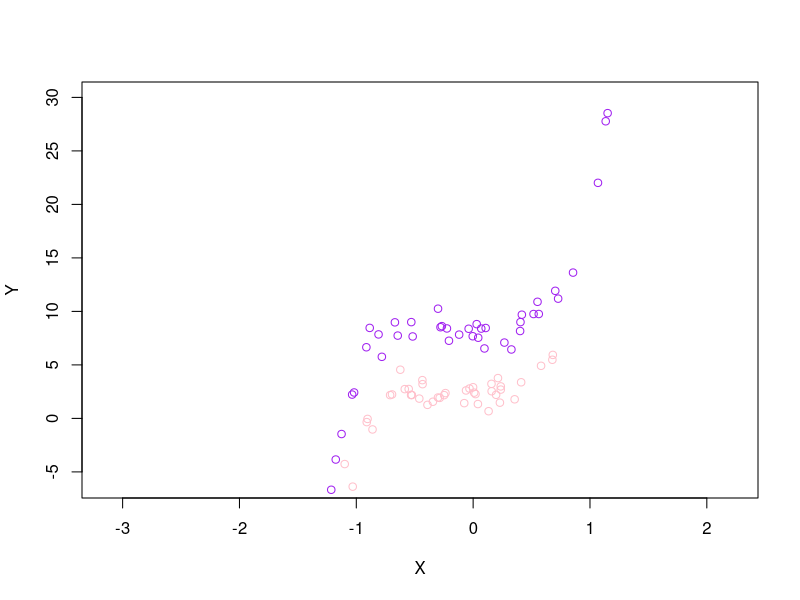
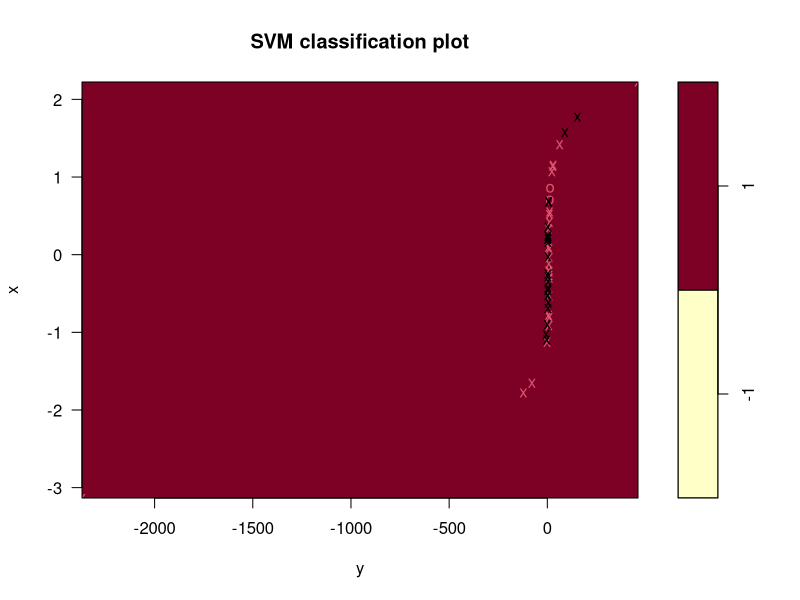
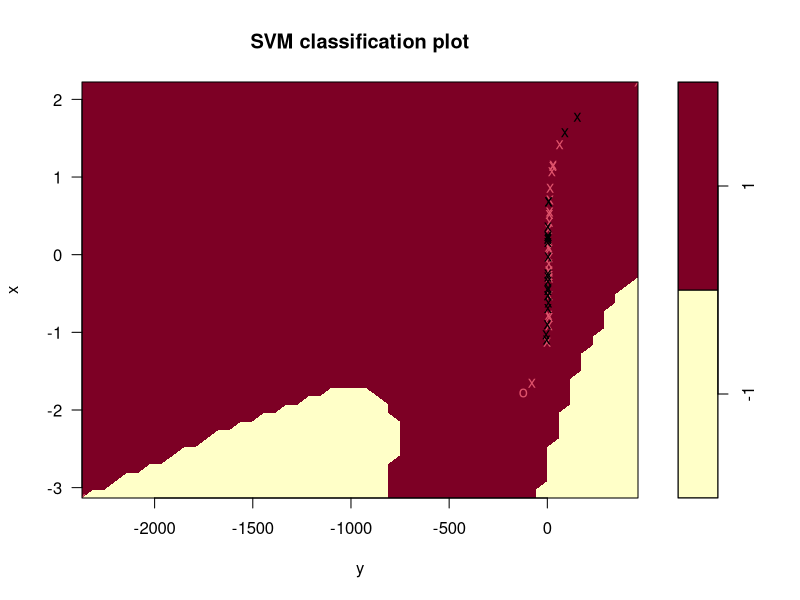
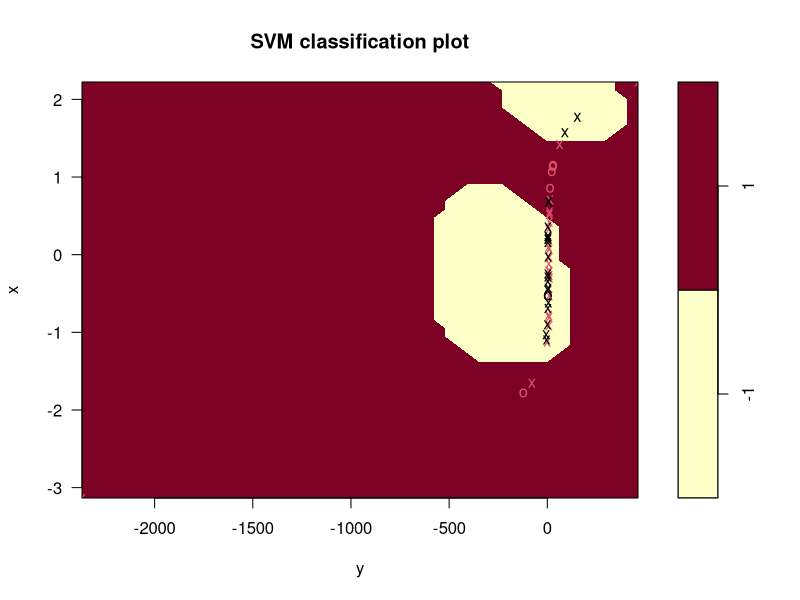
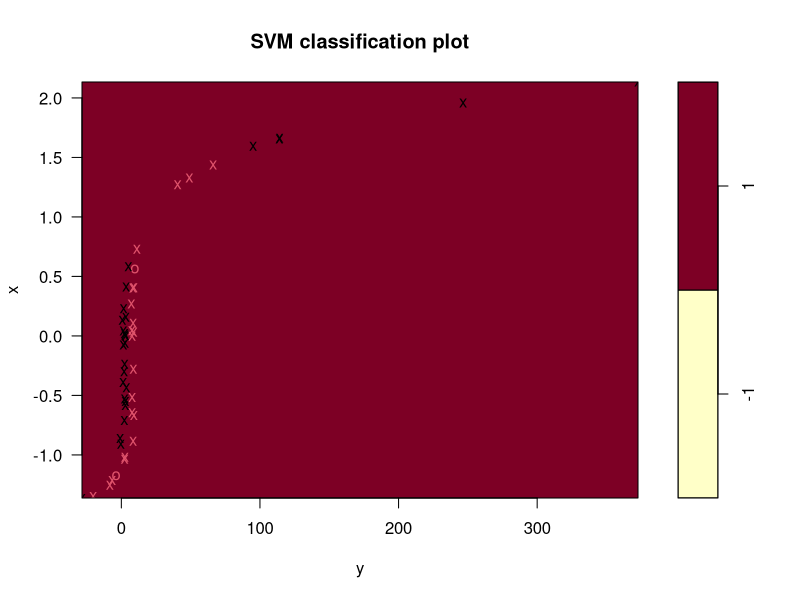
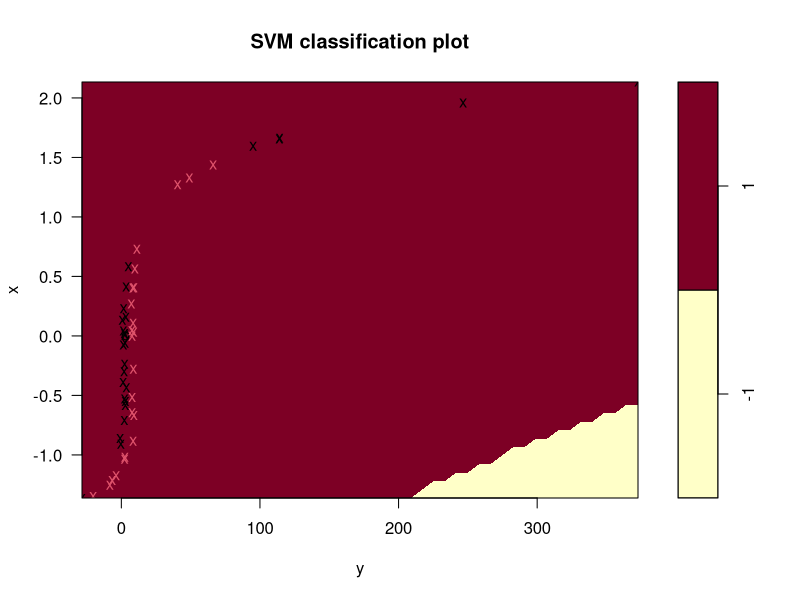
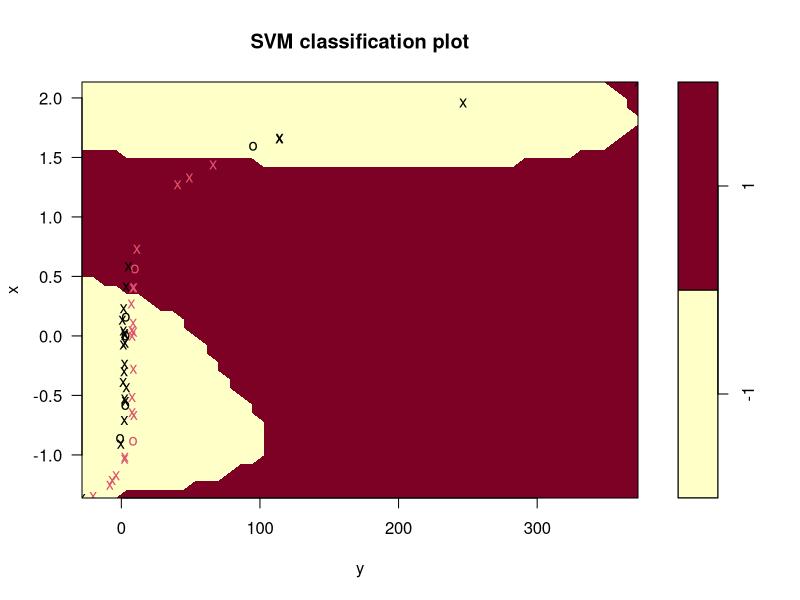

These figures' R source, in order:
# HW5 Question 4

library(e1071)

# create the data separating the 2 classes
x=rnorm(100)
y= 8*x^5 + 4*x^2 +5 + rnorm(100)
class = sample(100,50)
y[class] = y[class] + 3
y[-class] = y[-class] - 3

plot(x[class], y[class], col = "purple", xlab = "X", ylab = "Y", ylim = c(-6,30))
points(x[-class], y[-class], col = "pink")

# fit the support vector classifier model
z = rep(-1,100)
z[class] = 1
data = data.frame(x=x, y=y, z=as.factor(z))
train = sample(100,50)
data.train=data[train,]
data.test=data[-train,]
svm.linear=svm(z~., data = data.train, kernel ="linear", cost=10)
plot(svm.linear, data.train)

table(predict = predict(svm.linear, data.train), truth=data.train$z)

# fit the support vector machine with a polynomial kernel
svm.polynomial = svm(z~., data = data.train, kernel ="polynomial", cost =10)
plot(svm.polynomial, data.train)

table(predict = predict(svm.polynomial, data.train), truth=data.train$z)

# fit the support vector machine with a radial kernel and a gamma of 1
svm.radial = svm(z~., data = data.train, kernel ="radial", gamma=1, cost =10)
plot(svm.radial, data.train)

table(predict = predict(svm.radial, data.train), truth=data.train$z)

#Apply models to test data

plot(svm.linear, data.test)
table(predict = predict(svm.linear, data.test), truth=data.test$z)

plot(svm.polynomial, data.test)
table(predict = predict(svm.polynomial, data.test), truth=data.test$z)

plot(svm.radial, data.test)
table(predict = predict(svm.radial, data.test), truth=data.test$z)
